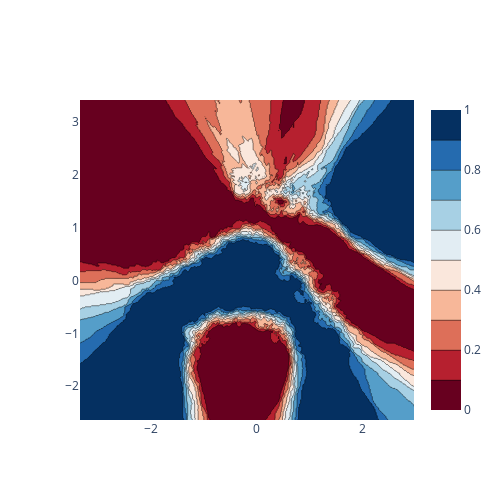

This figure's notebook cell:
### Code cell
mesh_size = .02
margin = 0.25

x_min, x_max = X[:, 0].min() - margin, X[:, 0].max() + margin
y_min, y_max = X[:, 1].min() - margin, X[:, 1].max() + margin
xrange = np.arange(x_min, x_max, mesh_size)
yrange = np.arange(y_min, y_max, mesh_size)
xx, yy = np.meshgrid(xrange, yrange)

Z = KNN.predict_proba(np.c_[xx.ravel(), yy.ravel()])[:, 1]
Z = Z.reshape(xx.shape)


# Plot the figure
fig = go.Figure(data=[
    go.Contour(
        x=xrange,
        y=yrange,
        z=Z,
        colorscale='RdBu'
    )
])
fig.update_layout(
    autosize=False,
    width=500,
    height=500,)
fig.to_image(format="png")
fig.show()

### Figure 1 — Plotly figure (JSON) as saved in the notebook; plotly's stock layout.template omitted (floating-point values rounded to 4 significant figures; data arrays with more than 128 entries replaced by an {"elided": "..."} marker saying what was removed)
{"data": [{"colorscale": [[0, "rgb(103,0,31)"], [0.1, "rgb(178,24,43)"], [0.2, "rgb(214,96,77)"], [0.3, "rgb(244,165,130)"], [0.4, "rgb(253,219,199)"], [0.5, "rgb(247,247,247)"], [0.6, "rgb(209,229,240)"], [0.7, "rgb(146,197,222)"], [0.8, "rgb(67,147,195)"], [0.9, "rgb(33,102,172)"], [1, "rgb(5,48,97)"]], "type": "contour", "x": {"elided": "317 float values"}, "y": {"elided": "304 float values"}, "z": {"elided": "304x317 float values"}}], "layout": {"autosize": false, "height": 500, "width": 500}}
